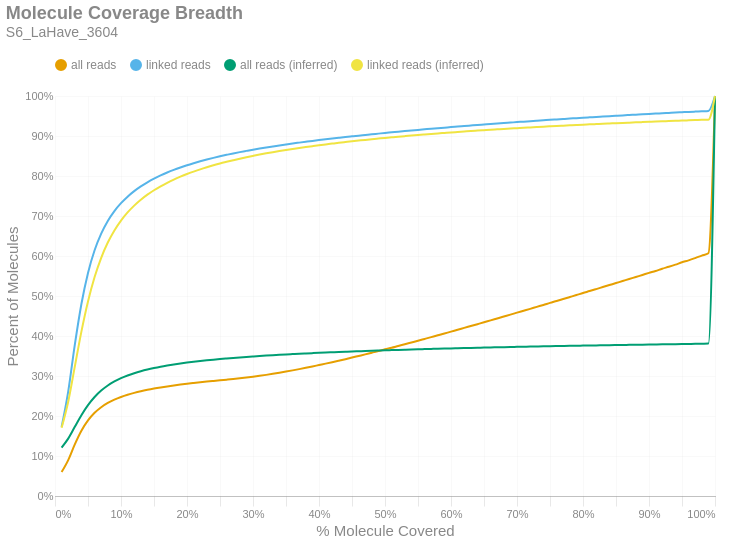

The cell this chart's notebook holds for it:
### Markdown cell above
### Molecule Read Coverage
This chart shows molecule coverage breadth as computed by the number of bases aligned to that molecule. In other words, "*how much of each unique long molecule is actually sequenced/aligned?*" Keep in mind there is a distinction between sequences and alignments, since some sequences belonging to a particular molecule may not align well and wouldn't appear in the alignment data. This chart also shows molecule coverage breadth as computed by the *inferred fragment* from which the aligned sequences originate. Unlike read coverage, this calculation takes into account the total insert size, including unsequenced gaps between the forward and reverse reads. Like the previous figures, these are cumulative percents.

### Code cell
if SKIPLR:
    print_html(f"Skipped")
else:
    binned_df = consolidated_hist(valids['coverage_bp'], mask, 0.01, True)
    binned_df_inf = consolidated_hist(valids['coverage_inserts'], mask, 0.01, True)
    binned_df = binned_df.with_columns(pl.lit(binned_df_inf['all reads (cumsum)']).alias('all reads (inferred)'))
    binned_df = binned_df.with_columns(pl.lit(binned_df_inf['linked reads (cumsum)']).alias('linked reads (inferred)'))
    binned_df = binned_df.with_columns(
        (pl.col('bin').cast(pl.Float64) + 0.01).alias('right_edge')
    )

    with SafeRender(binned_df):
        (
            density_plot(binned_df, 'Molecule Coverage Breadth', samplename, 'molcov', ['all reads (inferred)','linked reads (inferred)'])
            .encode(
                #x=alt.X('bin:Q', title="% Molecule Covered").axis(format = '%').scale(padding=0),
                x=alt.X('right_edge:Q', title="% Molecule Covered").axis(format='%').scale(padding=0),
                y=alt.Y('value:Q', title='Percent of Molecules')
                    .axis(format='%')
                    .stack(False)
                    .scale(domainMin=0, padding=0),
                color=alt.Color("key:N").scale(domain = ["all reads", "linked reads", "all reads (inferred)", "linked reads (inferred)"]),
                tooltip = [
                    alt.Tooltip("key:N", title = "Data Type"),
                    alt.Tooltip("range_label:N", title="% Molecule Covered"),
                    alt.Tooltip("value:Q", format = ".2%", title="% Molecules")
                ]
            )
        ).display()

### Figure 1 — Vega-Lite specification as saved in the notebook (floating-point values rounded to 4 significant figures)
{"width": "container", "height": 400, "config": {"title": {"anchor": "start", "dy": -15, "fontSize": 18, "color": "#888888", "subtitleColor": "#888888", "subtitleFontSize": 14}, "arc": {"fill": "#0072B2"}, "axis": {"domainColor": "#888888", "domainWidth": 0.5, "gridWidth": 0.2, "grid": false, "titleFontWeight": 400, "titleFontSize": 15, "labelFontSize": 11, "labelColor": "#888888", "tickColor": "#888888", "tickWidth": 0.2, "titleColor": "#888888"}, "axisBand": {"grid": false}, "axisX": {"grid": true, "tickSize": 10, "domainCap": "round"}, "axisY": {"domain": false, "grid": true, "tickSize": 0, "domainCap": "round"}, "background": "transparent", "header": {"labelFontSize": 15, "labelColor": "#888888", "titleFontSize": 15, "titleFontWeight": 600, "titleColor": "#888888"}, "legend": {"labelFont": "sans-serif", "labelFontSize": 12, "labelColor": "#888888", "symbolSize": 100, "symbolType": "circle", "titleFontSize": 12, "titlePadding": 10, "titleColor": "#888888", "title": null, "orient": "top"}, "range": {"category": ["#E69F00", "#56B4E9", "#009E73", "#F0E442", "#0072B2", "#D55E00", "#CC79A7", "#000000"], "diverging": ["#cfe8f3", "#a2d4ec", "#73bfe2", "#46abdb", "#1696d2", "#12719e"]}, "area": {"fill": "#0072B2", "fillOpacity": 0.7, "line": true, "strokeOpacity": 0.7}, "line": {"color": "#0072B2", "stroke": "#0072B2", "strokeWidth": 2}, "trail": {"color": "#0072B2", "stroke": "#0072B2", "strokeWidth": 0, "size": 1}, "point": {"filled": true, "fillOpacity": 1.0, "size": 95}, "text": {"color": "#888888", "fontSize": 11, "align": "right", "fontWeight": 400, "size": 11}, "bar": {"fill": "#0072B2", "stroke": null}, "view": {"stroke": null, "continuousWidth": 660, "continuousHeight": 400}}, "data": {"name": "data-2e560d41ed8769fad3764bb91b29713c"}, "mark": {"type": "line", "interpolate": "monotone", "point": {"opacity": 0, "size": 275}}, "encoding": {"color": {"field": "key", "scale": {"domain": ["all reads", "linked reads", "all reads (inferred)", "linked reads (inferred)"]}, "type": "nominal"}, "tooltip": [{"field": "key", "title": "Data Type", "type": "nominal"}, {"field": "range_label", "title": "% Molecule Covered", "type": "nominal"}, {"field": "value", "format": ".2%", "title": "% Molecules", "type": "quantitative"}], "x": {"axis": {"format": "%"}, "field": "right_edge", "scale": {"padding": 0}, "title": "% Molecule Covered", "type": "quantitative"}, "y": {"axis": {"format": "%"}, "field": "value", "scale": {"domainMin": 0, "padding": 0}, "stack": false, "title": "Percent of Molecules", "type": "quantitative"}}, "params": [{"name": "param_c36ac31b6afebe62", "select": {"type": "point", "fields": ["key"]}, "bind": "legend"}], "title": {"text": "Molecule Coverage Breadth", "subtitle": "S6_LaHave_3604"}, "transform": [{"fold": ["all reads (cumsum)", "linked reads (cumsum)", "all reads (inferred)", "linked reads (inferred)"]}, {"calculate": "replace(datum.key, ' (cumsum)', '')", "as": "key"}, {"filter": {"param": "param_c36ac31b6afebe62"}}], "usermeta": {"embedOptions": {"downloadFileName": "S6_LaHave_3604.molcov"}}, "$schema": "https://vega.github.io/schema/vega-lite/v6.1.0.json", "datasets": {"data-2e560d41ed8769fad3764bb91b29713c": [{"bin": "0.0", "interval": "0.0-0.01", "all reads": 0.05985, "linked reads": 0.1725, "all reads (cumsum)": 0.05985, "linked reads (cumsum)": 0.1725, "range_label": "0.0-0.01", "all reads (inferred)": 0.1212, "linked reads (inferred)": 0.1705, "right_edge": 0.01}, {"bin": "0.01", "interval": "0.01-0.02", "all reads": 0.02998, "linked reads": 0.08833, "all reads (cumsum)": 0.08983, "linked reads (cumsum)": 0.2609, "range_label": "0.01-0.02", "all reads (inferred)": 0.1434, "linked reads (inferred)": 0.2355, "right_edge": 0.02}, {"bin": "0.02", "interval": "0.02-0.03", "all reads": 0.03917, "linked reads": 0.117, "all reads (cumsum)": 0.129, "linked reads (cumsum)": 0.3778, "range_label": "0.02-0.03", "all reads (inferred)": 0.1729, "linked reads (inferred)": 0.3234, "right_edge": 0.03}, {"bin": "0.03", "interval": "0.03-0.04", "all reads": 0.03414, "linked reads": 0.1022, "all reads (cumsum)": 0.1631, "linked reads (cumsum)": 0.48, "range_label": "0.03-0.04", "all reads (inferred)": 0.202, "linked reads (inferred)": 0.411, "right_edge": 0.04}, {"bin": "0.04", "interval": "0.04-0.05", "all reads": 0.02595, "linked reads": 0.07769, "all reads (cumsum)": 0.1891, "linked reads (cumsum)": 0.5577, "range_label": "0.04-0.05", "all reads (inferred)": 0.2271, "linked reads (inferred)": 0.4863, "right_edge": 0.05}, {"bin": "0.05", "interval": "0.05-0.06", "all reads": 0.01898, "linked reads": 0.05671, "all reads (cumsum)": 0.2081, "linked reads (cumsum)": 0.6145, "range_label": "0.05-0.06", "all reads (inferred)": 0.2475, "linked reads (inferred)": 0.5474, "right_edge": 0.06}, {"bin": "0.06", "interval": "0.06-0.07", "all reads": 0.01396, "linked reads": 0.04159, "all reads (cumsum)": 0.222, "linked reads (cumsum)": 0.656, "range_label": "0.06-0.07", "all reads (inferred)": 0.2635, "linked reads (inferred)": 0.5956, "right_edge": 0.07}, {"bin": "0.07", "interval": "0.07-0.08", "all reads": 0.01063, "linked reads": 0.03167, "all reads (cumsum)": 0.2327, "linked reads (cumsum)": 0.6877, "range_label": "0.07-0.08", "all reads (inferred)": 0.2762, "linked reads (inferred)": 0.6337, "right_edge": 0.08}, {"bin": "0.08", "interval": "0.08-0.09", "all reads": 0.008268, "linked reads": 0.02454, "all reads (cumsum)": 0.2409, "linked reads (cumsum)": 0.7123, "range_label": "0.08-0.09", "all reads (inferred)": 0.2863, "linked reads (inferred)": 0.664, "right_edge": 0.09}, {"bin": "0.09", "interval": "0.09-0.1", "all reads": 0.006695, "linked reads": 0.01978, "all reads (cumsum)": 0.2476, "linked reads (cumsum)": 0.732, "range_label": "0.09-0.1", "all reads (inferred)": 0.2945, "linked reads (inferred)": 0.6885, "right_edge": 0.1}, {"bin": "0.1", "interval": "0.1-0.11", "all reads": 0.005559, "linked reads": 0.01634, "all reads (cumsum)": 0.2532, "linked reads (cumsum)": 0.7484, "range_label": "0.1-0.11", "all reads (inferred)": 0.3013, "linked reads (inferred)": 0.7089, "right_edge": 0.11}, {"bin": "0.11", "interval": "0.11-0.12", "all reads": 0.004671, "linked reads": 0.01371, "all reads (cumsum)": 0.2579, "linked reads (cumsum)": 0.7621, "range_label": "0.11-0.12", "all reads (inferred)": 0.307, "linked reads (inferred)": 0.7259, "right_edge": 0.12}, {"bin": "0.12", "interval": "0.12-0.13", "all reads": 0.004063, "linked reads": 0.01188, "all reads (cumsum)": 0.2619, "linked reads (cumsum)": 0.774, "range_label": "0.12-0.13", "all reads (inferred)": 0.3119, "linked reads (inferred)": 0.7405, "right_edge": 0.13}, {"bin": "0.13", "interval": "0.13-0.14", "all reads": 0.00355, "linked reads": 0.01034, "all reads (cumsum)": 0.2655, "linked reads (cumsum)": 0.7843, "range_label": "0.13-0.14", "all reads (inferred)": 0.3162, "linked reads (inferred)": 0.7533, "right_edge": 0.14}, {"bin": "0.14", "interval": "0.14-0.15", "all reads": 0.003152, "linked reads": 0.009137, "all reads (cumsum)": 0.2686, "linked reads (cumsum)": 0.7934, "range_label": "0.14-0.15", "all reads (inferred)": 0.3199, "linked reads (inferred)": 0.7644, "right_edge": 0.15}, {"bin": "0.15", "interval": "0.15-0.16", "all reads": 0.002802, "linked reads": 0.008051, "all reads (cumsum)": 0.2714, "linked reads (cumsum)": 0.8015, "range_label": "0.15-0.16", "all reads (inferred)": 0.3232, "linked reads (inferred)": 0.7743, "right_edge": 0.16}, {"bin": "0.16", "interval": "0.16-0.17", "all reads": 0.002559, "linked reads": 0.007263, "all reads (cumsum)": 0.274, "linked reads (cumsum)": 0.8088, "range_label": "0.16-0.17", "all reads (inferred)": 0.3262, "linked reads (inferred)": 0.783, "right_edge": 0.17}, {"bin": "0.17", "interval": "0.17-0.18", "all reads": 0.002344, "linked reads": 0.00657, "all reads (cumsum)": 0.2763, "linked reads (cumsum)": 0.8153, "range_label": "0.17-0.18", "all reads (inferred)": 0.3289, "linked reads (inferred)": 0.7911, "right_edge": 0.18}, {"bin": "0.18", "interval": "0.18-0.19", "all reads": 0.002166, "linked reads": 0.006, "all reads (cumsum)": 0.2785, "linked reads (cumsum)": 0.8213, "range_label": "0.18-0.19", "all reads (inferred)": 0.3313, "linked reads (inferred)": 0.7983, "right_edge": 0.19}, {"bin": "0.19", "interval": "0.19-0.2", "all reads": 0.002054, "linked reads": 0.005605, "all reads (cumsum)": 0.2806, "linked reads (cumsum)": 0.8269, "range_label": "0.19-0.2", "all reads (inferred)": 0.3336, "linked reads (inferred)": 0.805, "right_edge": 0.2}, {"bin": "0.2", "interval": "0.2-0.21", "all reads": 0.001885, "linked reads": 0.005037, "all reads (cumsum)": 0.2824, "linked reads (cumsum)": 0.832, "range_label": "0.2-0.21", "all reads (inferred)": 0.3356, "linked reads (inferred)": 0.811, "right_edge": 0.21}, {"bin": "0.21", "interval": "0.21-0.22", "all reads": 0.001815, "linked reads": 0.004729, "all reads (cumsum)": 0.2843, "linked reads (cumsum)": 0.8367, "range_label": "0.21-0.22", "all reads (inferred)": 0.3375, "linked reads (inferred)": 0.8167, "right_edge": 0.22}, {"bin": "0.22", "interval": "0.22-0.23", "all reads": 0.001756, "linked reads": 0.004437, "all reads (cumsum)": 0.286, "linked reads (cumsum)": 0.8411, "range_label": "0.22-0.23", "all reads (inferred)": 0.3393, "linked reads (inferred)": 0.8219, "right_edge": 0.23}, {"bin": "0.23", "interval": "0.23-0.24", "all reads": 0.001676, "linked reads": 0.00416, "all reads (cumsum)": 0.2877, "linked reads (cumsum)": 0.8453, "range_label": "0.23-0.24", "all reads (inferred)": 0.3409, "linked reads (inferred)": 0.8267, "right_edge": 0.24}, {"bin": "0.24", "interval": "0.24-0.25", "all reads": 0.00165, "linked reads": 0.003942, "all reads (cumsum)": 0.2893, "linked reads (cumsum)": 0.8492, "range_label": "0.24-0.25", "all reads (inferred)": 0.3424, "linked reads (inferred)": 0.8313, "right_edge": 0.25}, {"bin": "0.25", "interval": "0.25-0.26", "all reads": 0.001593, "linked reads": 0.003651, "all reads (cumsum)": 0.2909, "linked reads (cumsum)": 0.8529, "range_label": "0.25-0.26", "all reads (inferred)": 0.3438, "linked reads (inferred)": 0.8354, "right_edge": 0.26}, {"bin": "0.26", "interval": "0.26-0.27", "all reads": 0.001622, "linked reads": 0.003555, "all reads (cumsum)": 0.2925, "linked reads (cumsum)": 0.8564, "range_label": "0.26-0.27", "all reads (inferred)": 0.3452, "linked reads (inferred)": 0.8394, "right_edge": 0.27}, {"bin": "0.27", "interval": "0.27-0.28", "all reads": 0.001706, "linked reads": 0.003289, "all reads (cumsum)": 0.2943, "linked reads (cumsum)": 0.8597, "range_label": "0.27-0.28", "all reads (inferred)": 0.3465, "linked reads (inferred)": 0.8433, "right_edge": 0.28}, {"bin": "0.28", "interval": "0.28-0.29", "all reads": 0.00185, "linked reads": 0.003062, "all reads (cumsum)": 0.2961, "linked reads (cumsum)": 0.8628, "range_label": "0.28-0.29", "all reads (inferred)": 0.3477, "linked reads (inferred)": 0.8469, "right_edge": 0.29}, {"bin": "0.29", "interval": "0.29-0.3", "all reads": 0.002099, "linked reads": 0.003015, "all reads (cumsum)": 0.2982, "linked reads (cumsum)": 0.8658, "range_label": "0.29-0.3", "all reads (inferred)": 0.3489, "linked reads (inferred)": 0.8503, "right_edge": 0.3}, {"bin": "0.3", "interval": "0.3-0.31", "all reads": 0.002226, "linked reads": 0.002867, "all reads (cumsum)": 0.3004, "linked reads (cumsum)": 0.8687, "range_label": "0.3-0.31", "all reads (inferred)": 0.35, "linked reads (inferred)": 0.8535, "right_edge": 0.31}, {"bin": "0.31", "interval": "0.31-0.32", "all reads": 0.002399, "linked reads": 0.002723, "all reads (cumsum)": 0.3028, "linked reads (cumsum)": 0.8714, "range_label": "0.31-0.32", "all reads (inferred)": 0.351, "linked reads (inferred)": 0.8566, "right_edge": 0.32}, {"bin": "0.32", "interval": "0.32-0.33", "all reads": 0.002585, "linked reads": 0.002553, "all reads (cumsum)": 0.3054, "linked reads (cumsum)": 0.874, "range_label": "0.32-0.33", "all reads (inferred)": 0.352, "linked reads (inferred)": 0.8595, "right_edge": 0.33}, {"bin": "0.33", "interval": "0.33-0.34", "all reads": 0.002733, "linked reads": 0.002512, "all reads (cumsum)": 0.3081, "linked reads (cumsum)": 0.8765, "range_label": "0.33-0.34", "all reads (inferred)": 0.353, "linked reads (inferred)": 0.8623, "right_edge": 0.34}, {"bin": "0.34", "interval": "0.34-0.35", "all reads": 0.002895, "linked reads": 0.002428, "all reads (cumsum)": 0.311, "linked reads (cumsum)": 0.8789, "range_label": "0.34-0.35", "all reads (inferred)": 0.3539, "linked reads (inferred)": 0.865, "right_edge": 0.35}, {"bin": "0.35", "interval": "0.35-0.36", "all reads": 0.003034, "linked reads": 0.002352, "all reads (cumsum)": 0.3141, "linked reads (cumsum)": 0.8812, "range_label": "0.35-0.36", "all reads (inferred)": 0.3547, "linked reads (inferred)": 0.8675, "right_edge": 0.36}, {"bin": "0.36", "interval": "0.36-0.37", "all reads": 0.003121, "linked reads": 0.002196, "all reads (cumsum)": 0.3172, "linked reads (cumsum)": 0.8834, "range_label": "0.36-0.37", "all reads (inferred)": 0.3556, "linked reads (inferred)": 0.87, "right_edge": 0.37}, {"bin": "0.37", "interval": "0.37-0.38", "all reads": 0.003277, "linked reads": 0.002171, "all reads (cumsum)": 0.3205, "linked reads (cumsum)": 0.8856, "range_label": "0.37-0.38", "all reads (inferred)": 0.3564, "linked reads (inferred)": 0.8724, "right_edge": 0.38}, {"bin": "0.38", "interval": "0.38-0.39", "all reads": 0.003371, "linked reads": 0.002149, "all reads (cumsum)": 0.3238, "linked reads (cumsum)": 0.8878, "range_label": "0.38-0.39", "all reads (inferred)": 0.3572, "linked reads (inferred)": 0.8747, "right_edge": 0.39}, {"bin": "0.39", "interval": "0.39-0.4", "all reads": 0.003547, "linked reads": 0.00207, "all reads (cumsum)": 0.3274, "linked reads (cumsum)": 0.8898, "range_label": "0.39-0.4", "all reads (inferred)": 0.3579, "linked reads (inferred)": 0.8769, "right_edge": 0.4}, {"bin": "0.4", "interval": "0.4-0.41", "all reads": 0.003497, "linked reads": 0.001925, "all reads (cumsum)": 0.3309, "linked reads (cumsum)": 0.8918, "range_label": "0.4-0.41", "all reads (inferred)": 0.3587, "linked reads (inferred)": 0.879, "right_edge": 0.41}, {"bin": "0.41", "interval": "0.41-0.42", "all reads": 0.003659, "linked reads": 0.001922, "all reads (cumsum)": 0.3345, "linked reads (cumsum)": 0.8937, "range_label": "0.41-0.42", "all reads (inferred)": 0.3593, "linked reads (inferred)": 0.881, "right_edge": 0.42}, {"bin": "0.42", "interval": "0.42-0.43", "all reads": 0.003753, "linked reads": 0.001869, "all reads (cumsum)": 0.3383, "linked reads (cumsum)": 0.8955, "range_label": "0.42-0.43", "all reads (inferred)": 0.36, "linked reads (inferred)": 0.8829, "right_edge": 0.43}, {"bin": "0.43", "interval": "0.43-0.44", "all reads": 0.003799, "linked reads": 0.001839, "all reads (cumsum)": 0.3421, "linked reads (cumsum)": 0.8974, "range_label": "0.43-0.44", "all reads (inferred)": 0.3607, "linked reads (inferred)": 0.8848, "right_edge": 0.44}, {"bin": "0.44", "interval": "0.44-0.45", "all reads": 0.00392, "linked reads": 0.001762, "all reads (cumsum)": 0.346, "linked reads (cumsum)": 0.8991, "range_label": "0.44-0.45", "all reads (inferred)": 0.3613, "linked reads (inferred)": 0.8867, "right_edge": 0.45}, {"bin": "0.45", "interval": "0.45-0.46", "all reads": 0.003997, "linked reads": 0.001745, "all reads (cumsum)": 0.35, "linked reads (cumsum)": 0.9009, "range_label": "0.45-0.46", "all reads (inferred)": 0.3619, "linked reads (inferred)": 0.8885, "right_edge": 0.46}, {"bin": "0.46", "interval": "0.46-0.47", "all reads": 0.003985, "linked reads": 0.001687, "all reads (cumsum)": 0.354, "linked reads (cumsum)": 0.9026, "range_label": "0.46-0.47", "all reads (inferred)": 0.3625, "linked reads (inferred)": 0.8903, "right_edge": 0.47}, {"bin": "0.47", "interval": "0.47-0.48", "all reads": 0.004111, "linked reads": 0.001698, "all reads (cumsum)": 0.3581, "linked reads (cumsum)": 0.9043, "range_label": "0.47-0.48", "all reads (inferred)": 0.3631, "linked reads (inferred)": 0.8919, "right_edge": 0.48}, {"bin": "0.48", "interval": "0.48-0.49", "all reads": 0.004035, "linked reads": 0.001655, "all reads (cumsum)": 0.3621, "linked reads (cumsum)": 0.9059, "range_label": "0.48-0.49", "all reads (inferred)": 0.3637, "linked reads (inferred)": 0.8936, "right_edge": 0.49}, {"bin": "0.49", "interval": "0.49-0.5", "all reads": 0.00453, "linked reads": 0.001676, "all reads (cumsum)": 0.3667, "linked reads (cumsum)": 0.9076, "range_label": "0.49-0.5", "all reads (inferred)": 0.3642, "linked reads (inferred)": 0.8952, "right_edge": 0.5}, {"bin": "0.5", "interval": "0.5-0.51", "all reads": 0.00389, "linked reads": 0.001547, "all reads (cumsum)": 0.3706, "linked reads (cumsum)": 0.9092, "range_label": "0.5-0.51", "all reads (inferred)": 0.3647, "linked reads (inferred)": 0.8967, "right_edge": 0.51}, {"bin": "0.51", "interval": "0.51-0.52", "all reads": 0.004458, "linked reads": 0.001581, "all reads (cumsum)": 0.375, "linked reads (cumsum)": 0.9107, "range_label": "0.51-0.52", "all reads (inferred)": 0.3653, "linked reads (inferred)": 0.8982, "right_edge": 0.52}, {"bin": "0.52", "interval": "0.52-0.53", "all reads": 0.004309, "linked reads": 0.001529, "all reads (cumsum)": 0.3793, "linked reads (cumsum)": 0.9123, "range_label": "0.52-0.53", "all reads (inferred)": 0.3658, "linked reads (inferred)": 0.8997, "right_edge": 0.53}, {"bin": "0.53", "interval": "0.53-0.54", "all reads": 0.004403, "linked reads": 0.001466, "all reads (cumsum)": 0.3837, "linked reads (cumsum)": 0.9137, "range_label": "0.53-0.54", "all reads (inferred)": 0.3663, "linked reads (inferred)": 0.9011, "right_edge": 0.54}, {"bin": "0.54", "interval": "0.54-0.55", "all reads": 0.004408, "linked reads": 0.001508, "all reads (cumsum)": 0.3881, "linked reads (cumsum)": 0.9152, "range_label": "0.54-0.55", "all reads (inferred)": 0.3668, "linked reads (inferred)": 0.9025, "right_edge": 0.55}, {"bin": "0.55", "interval": "0.55-0.56", "all reads": 0.004515, "linked reads": 0.00147, "all reads (cumsum)": 0.3927, "linked reads (cumsum)": 0.9167, "range_label": "0.55-0.56", "all reads (inferred)": 0.3672, "linked reads (inferred)": 0.9038, "right_edge": 0.56}, {"bin": "0.56", "interval": "0.56-0.57", "all reads": 0.004513, "linked reads": 0.001475, "all reads (cumsum)": 0.3972, "linked reads (cumsum)": 0.9182, "range_label": "0.56-0.57", "all reads (inferred)": 0.3677, "linked reads (inferred)": 0.9051, "right_edge": 0.57}, {"bin": "0.57", "interval": "0.57-0.58", "all reads": 0.004508, "linked reads": 0.00138, "all reads (cumsum)": 0.4017, "linked reads (cumsum)": 0.9196, "range_label": "0.57-0.58", "all reads (inferred)": 0.3681, "linked reads (inferred)": 0.9064, "right_edge": 0.58}, {"bin": "0.58", "interval": "0.58-0.59", "all reads": 0.004559, "linked reads": 0.001343, "all reads (cumsum)": 0.4062, "linked reads (cumsum)": 0.9209, "range_label": "0.58-0.59", "all reads (inferred)": 0.3686, "linked reads (inferred)": 0.9077, "right_edge": 0.59}, {"bin": "0.59", "interval": "0.59-0.6", "all reads": 0.004724, "linked reads": 0.001395, "all reads (cumsum)": 0.411, "linked reads (cumsum)": 0.9223, "range_label": "0.59-0.6", "all reads (inferred)": 0.369, "linked reads (inferred)": 0.9089, "right_edge": 0.6}, {"bin": "0.6", "interval": "0.6-0.61", "all reads": 0.004524, "linked reads": 0.001275, "all reads (cumsum)": 0.4155, "linked reads (cumsum)": 0.9236, "range_label": "0.6-0.61", "all reads (inferred)": 0.3694, "linked reads (inferred)": 0.9101, "right_edge": 0.61}, {"bin": "0.61", "interval": "0.61-0.62", "all reads": 0.004742, "linked reads": 0.001317, "all reads (cumsum)": 0.4202, "linked reads (cumsum)": 0.9249, "range_label": "0.61-0.62", "all reads (inferred)": 0.3698, "linked reads (inferred)": 0.9112, "right_edge": 0.62}, {"bin": "0.62", "interval": "0.62-0.63", "all reads": 0.004633, "linked reads": 0.001299, "all reads (cumsum)": 0.4249, "linked reads (cumsum)": 0.9262, "range_label": "0.62-0.63", "all reads (inferred)": 0.3702, "linked reads (inferred)": 0.9124, "right_edge": 0.63}, {"bin": "0.63", "interval": "0.63-0.64", "all reads": 0.004672, "linked reads": 0.001299, "all reads (cumsum)": 0.4295, "linked reads (cumsum)": 0.9275, "range_label": "0.63-0.64", "all reads (inferred)": 0.3706, "linked reads (inferred)": 0.9135, "right_edge": 0.64}, {"bin": "0.64", "interval": "0.64-0.65", "all reads": 0.004696, "linked reads": 0.001255, "all reads (cumsum)": 0.4342, "linked reads (cumsum)": 0.9287, "range_label": "0.64-0.65", "all reads (inferred)": 0.371, "linked reads (inferred)": 0.9146, "right_edge": 0.65}, {"bin": "0.65", "interval": "0.65-0.66", "all reads": 0.004913, "linked reads": 0.001269, "all reads (cumsum)": 0.4391, "linked reads (cumsum)": 0.93, "range_label": "0.65-0.66", "all reads (inferred)": 0.3714, "linked reads (inferred)": 0.9157, "right_edge": 0.66}, {"bin": "0.66", "interval": "0.66-0.67", "all reads": 0.00474, "linked reads": 0.001215, "all reads (cumsum)": 0.4439, "linked reads (cumsum)": 0.9312, "range_label": "0.66-0.67", "all reads (inferred)": 0.3718, "linked reads (inferred)": 0.9167, "right_edge": 0.67}, {"bin": "0.67", "interval": "0.67-0.68", "all reads": 0.004804, "linked reads": 0.001185, "all reads (cumsum)": 0.4487, "linked reads (cumsum)": 0.9324, "range_label": "0.67-0.68", "all reads (inferred)": 0.3721, "linked reads (inferred)": 0.9177, "right_edge": 0.68}, {"bin": "0.68", "interval": "0.68-0.69", "all reads": 0.004739, "linked reads": 0.001157, "all reads (cumsum)": 0.4534, "linked reads (cumsum)": 0.9336, "range_label": "0.68-0.69", "all reads (inferred)": 0.3725, "linked reads (inferred)": 0.9187, "right_edge": 0.69}, {"bin": "0.69", "interval": "0.69-0.7", "all reads": 0.004921, "linked reads": 0.001174, "all reads (cumsum)": 0.4583, "linked reads (cumsum)": 0.9347, "range_label": "0.69-0.7", "all reads (inferred)": 0.3728, "linked reads (inferred)": 0.9196, "right_edge": 0.7}, {"bin": "0.7", "interval": "0.7-0.71", "all reads": 0.004762, "linked reads": 0.001127, "all reads (cumsum)": 0.4631, "linked reads (cumsum)": 0.9359, "range_label": "0.7-0.71", "all reads (inferred)": 0.3732, "linked reads (inferred)": 0.9206, "right_edge": 0.71}, {"bin": "0.71", "interval": "0.71-0.72", "all reads": 0.004789, "linked reads": 0.001168, "all reads (cumsum)": 0.4679, "linked reads (cumsum)": 0.937, "range_label": "0.71-0.72", "all reads (inferred)": 0.3735, "linked reads (inferred)": 0.9215, "right_edge": 0.72}, {"bin": "0.72", "interval": "0.72-0.73", "all reads": 0.004936, "linked reads": 0.001127, "all reads (cumsum)": 0.4728, "linked reads (cumsum)": 0.9382, "range_label": "0.72-0.73", "all reads (inferred)": 0.3738, "linked reads (inferred)": 0.9224, "right_edge": 0.73}, {"bin": "0.73", "interval": "0.73-0.74", "all reads": 0.004825, "linked reads": 0.001113, "all reads (cumsum)": 0.4777, "linked reads (cumsum)": 0.9393, "range_label": "0.73-0.74", "all reads (inferred)": 0.3741, "linked reads (inferred)": 0.9233, "right_edge": 0.74}, {"bin": "0.74", "interval": "0.74-0.75", "all reads": 0.005151, "linked reads": 0.001133, "all reads (cumsum)": 0.4828, "linked reads (cumsum)": 0.9404, "range_label": "0.74-0.75", "all reads (inferred)": 0.3745, "linked reads (inferred)": 0.9242, "right_edge": 0.75}, {"bin": "0.75", "interval": "0.75-0.76", "all reads": 0.00478, "linked reads": 0.001068, "all reads (cumsum)": 0.4876, "linked reads (cumsum)": 0.9415, "range_label": "0.75-0.76", "all reads (inferred)": 0.3748, "linked reads (inferred)": 0.9251, "right_edge": 0.76}, {"bin": "0.76", "interval": "0.76-0.77", "all reads": 0.004935, "linked reads": 0.001073, "all reads (cumsum)": 0.4925, "linked reads (cumsum)": 0.9426, "range_label": "0.76-0.77", "all reads (inferred)": 0.3751, "linked reads (inferred)": 0.9259, "right_edge": 0.77}, {"bin": "0.77", "interval": "0.77-0.78", "all reads": 0.004917, "linked reads": 0.001059, "all reads (cumsum)": 0.4974, "linked reads (cumsum)": 0.9436, "range_label": "0.77-0.78", "all reads (inferred)": 0.3754, "linked reads (inferred)": 0.9267, "right_edge": 0.78}, {"bin": "0.78", "interval": "0.78-0.79", "all reads": 0.004908, "linked reads": 0.001008, "all reads (cumsum)": 0.5024, "linked reads (cumsum)": 0.9446, "range_label": "0.78-0.79", "all reads (inferred)": 0.3757, "linked reads (inferred)": 0.9276, "right_edge": 0.79}, {"bin": "0.79", "interval": "0.79-0.8", "all reads": 0.005176, "linked reads": 0.001064, "all reads (cumsum)": 0.5075, "linked reads (cumsum)": 0.9457, "range_label": "0.79-0.8", "all reads (inferred)": 0.376, "linked reads (inferred)": 0.9284, "right_edge": 0.8}, {"bin": "0.8", "interval": "0.8-0.81", "all reads": 0.004785, "linked reads": 0.0009743, "all reads (cumsum)": 0.5123, "linked reads (cumsum)": 0.9467, "range_label": "0.8-0.81", "all reads (inferred)": 0.3762, "linked reads (inferred)": 0.9291, "right_edge": 0.81}, {"bin": "0.81", "interval": "0.81-0.82", "all reads": 0.00497, "linked reads": 0.0009646, "all reads (cumsum)": 0.5173, "linked reads (cumsum)": 0.9476, "range_label": "0.81-0.82", "all reads (inferred)": 0.3765, "linked reads (inferred)": 0.9298, "right_edge": 0.82}, {"bin": "0.82", "interval": "0.82-0.83", "all reads": 0.005046, "linked reads": 0.0009894, "all reads (cumsum)": 0.5223, "linked reads (cumsum)": 0.9486, "range_label": "0.82-0.83", "all reads (inferred)": 0.3768, "linked reads (inferred)": 0.9306, "right_edge": 0.83}, {"bin": "0.83", "interval": "0.83-0.84", "all reads": 0.005024, "linked reads": 0.0009789, "all reads (cumsum)": 0.5274, "linked reads (cumsum)": 0.9496, "range_label": "0.83-0.84", "all reads (inferred)": 0.3771, "linked reads (inferred)": 0.9313, "right_edge": 0.84}, {"bin": "0.84", "interval": "0.84-0.85", "all reads": 0.004991, "linked reads": 0.0009705, "all reads (cumsum)": 0.5323, "linked reads (cumsum)": 0.9506, "range_label": "0.84-0.85", "all reads (inferred)": 0.3773, "linked reads (inferred)": 0.932, "right_edge": 0.85}, {"bin": "0.85", "interval": "0.85-0.86", "all reads": 0.005053, "linked reads": 0.0009587, "all reads (cumsum)": 0.5374, "linked reads (cumsum)": 0.9515, "range_label": "0.85-0.86", "all reads (inferred)": 0.3776, "linked reads (inferred)": 0.9327, "right_edge": 0.86}, {"bin": "0.86", "interval": "0.86-0.87", "all reads": 0.004981, "linked reads": 0.000912, "all reads (cumsum)": 0.5424, "linked reads (cumsum)": 0.9524, "range_label": "0.86-0.87", "all reads (inferred)": 0.3778, "linked reads (inferred)": 0.9334, "right_edge": 0.87}, {"bin": "0.87", "interval": "0.87-0.88", "all reads": 0.005127, "linked reads": 0.0009032, "all reads (cumsum)": 0.5475, "linked reads (cumsum)": 0.9533, "range_label": "0.87-0.88", "all reads (inferred)": 0.3781, "linked reads (inferred)": 0.9341, "right_edge": 0.88}, {"bin": "0.88", "interval": "0.88-0.89", "all reads": 0.005059, "linked reads": 0.0009146, "all reads (cumsum)": 0.5526, "linked reads (cumsum)": 0.9543, "range_label": "0.88-0.89", "all reads (inferred)": 0.3783, "linked reads (inferred)": 0.9348, "right_edge": 0.89}, {"bin": "0.89", "interval": "0.89-0.9", "all reads": 0.005193, "linked reads": 0.0008738, "all reads (cumsum)": 0.5578, "linked reads (cumsum)": 0.9551, "range_label": "0.89-0.9", "all reads (inferred)": 0.3786, "linked reads (inferred)": 0.9354, "right_edge": 0.9}, {"bin": "0.9", "interval": "0.9-0.91", "all reads": 0.004874, "linked reads": 0.0008494, "all reads (cumsum)": 0.5626, "linked reads (cumsum)": 0.956, "range_label": "0.9-0.91", "all reads (inferred)": 0.3788, "linked reads (inferred)": 0.9361, "right_edge": 0.91}, {"bin": "0.91", "interval": "0.91-0.92", "all reads": 0.005605, "linked reads": 0.0008982, "all reads (cumsum)": 0.5682, "linked reads (cumsum)": 0.9569, "range_label": "0.91-0.92", "all reads (inferred)": 0.3791, "linked reads (inferred)": 0.9367, "right_edge": 0.92}, {"bin": "0.92", "interval": "0.92-0.93", "all reads": 0.004908, "linked reads": 0.0008721, "all reads (cumsum)": 0.5731, "linked reads (cumsum)": 0.9577, "range_label": "0.92-0.93", "all reads (inferred)": 0.3793, "linked reads (inferred)": 0.9373, "right_edge": 0.93}, {"bin": "0.93", "interval": "0.93-0.94", "all reads": 0.005262, "linked reads": 0.0008742, "all reads (cumsum)": 0.5784, "linked reads (cumsum)": 0.9586, "range_label": "0.93-0.94", "all reads (inferred)": 0.3796, "linked reads (inferred)": 0.9379, "right_edge": 0.94}, {"bin": "0.94", "interval": "0.94-0.95", "all reads": 0.005809, "linked reads": 0.0008086, "all reads (cumsum)": 0.5842, "linked reads (cumsum)": 0.9594, "range_label": "0.94-0.95", "all reads (inferred)": 0.3798, "linked reads (inferred)": 0.9386, "right_edge": 0.95}, {"bin": "0.95", "interval": "0.95-0.96", "all reads": 0.004846, "linked reads": 0.0008162, "all reads (cumsum)": 0.5891, "linked reads (cumsum)": 0.9602, "range_label": "0.95-0.96", "all reads (inferred)": 0.3801, "linked reads (inferred)": 0.9391, "right_edge": 0.96}, {"bin": "0.96", "interval": "0.96-0.97", "all reads": 0.005724, "linked reads": 0.0007737, "all reads (cumsum)": 0.5948, "linked reads (cumsum)": 0.961, "range_label": "0.96-0.97", "all reads (inferred)": 0.3803, "linked reads (inferred)": 0.9398, "right_edge": 0.97}, {"bin": "0.97", "interval": "0.97-0.98", "all reads": 0.006135, "linked reads": 0.0007598, "all reads (cumsum)": 0.6009, "linked reads (cumsum)": 0.9618, "range_label": "0.97-0.98", "all reads (inferred)": 0.3806, "linked reads (inferred)": 0.9404, "right_edge": 0.98}, {"bin": "0.98", "interval": "0.98-0.99", "all reads": 0.005978, "linked reads": 0.0008086, "all reads (cumsum)": 0.6069, "linked reads (cumsum)": 0.9626, "range_label": "0.98-0.99", "all reads (inferred)": 0.381, "linked reads (inferred)": 0.9409, "right_edge": 0.99}, {"bin": "0.99", "interval": "0.99-1.0", "all reads": 0.3931, "linked reads": 0.03741, "all reads (cumsum)": 1.0, "linked reads (cumsum)": 1.0, "range_label": "0.99-1.0", "all reads (inferred)": 1.0, "linked reads (inferred)": 1.0, "right_edge": 1.0}]}}
